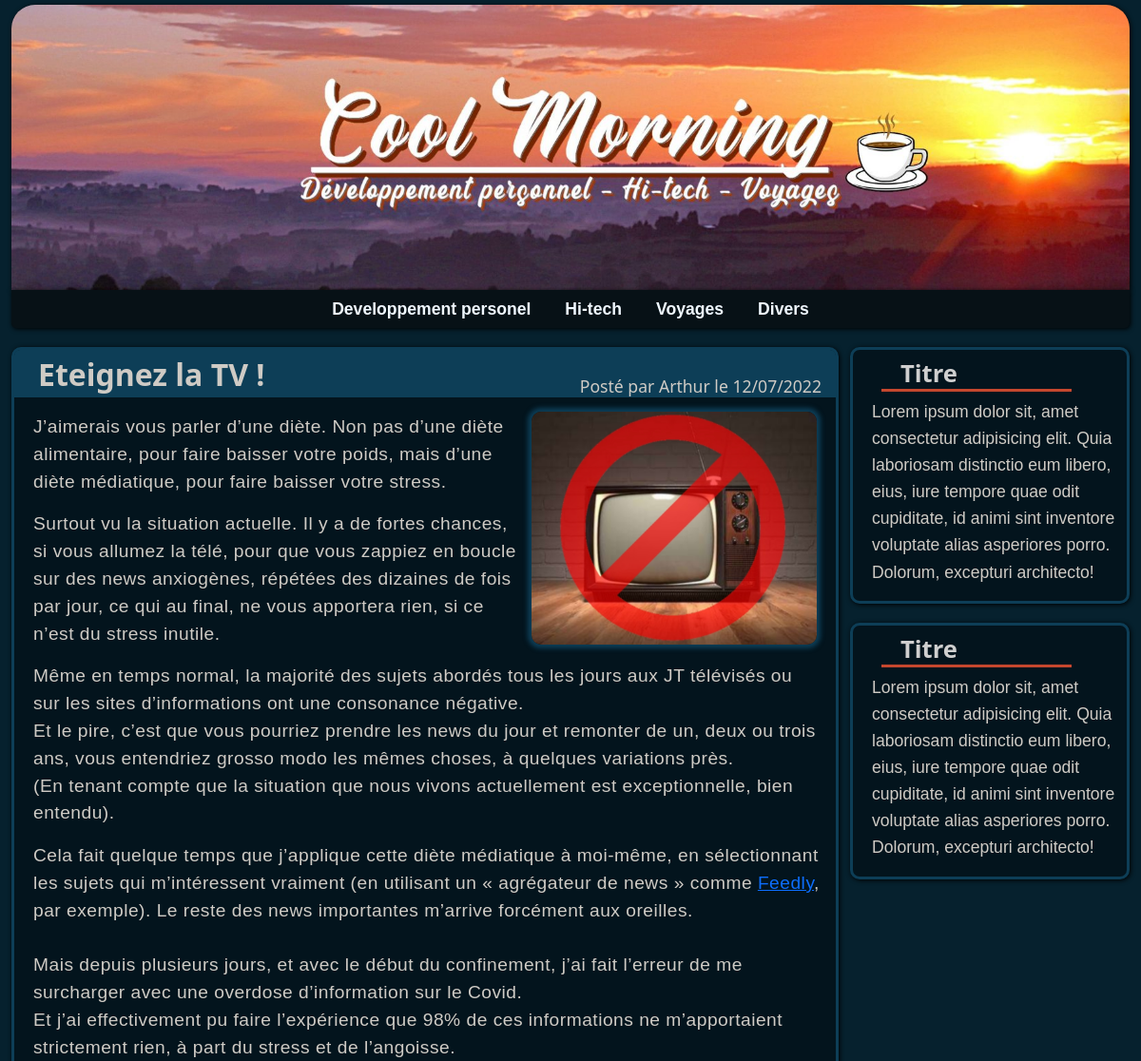
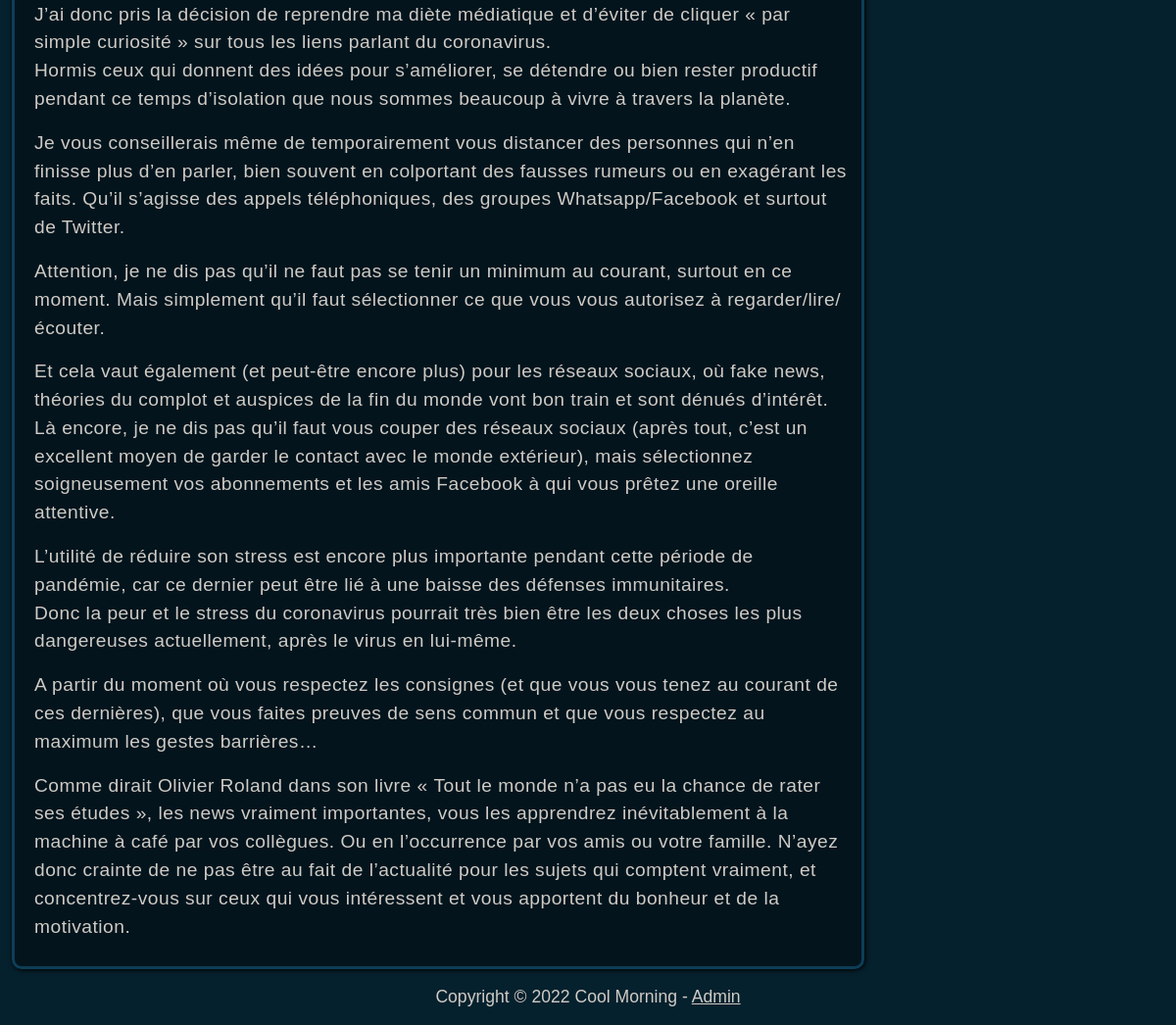
The app's page /article?id=1 with its own data (2 pictures, top to bottom).
### helpers.py (models this page shows)
class Article(db.Model):
    id = db.Column(db.Integer, primary_key=True)
    title = db.Column(db.String(100), nullable=False)
    text = db.Column(db.Text, nullable=False)
    date = db.Column(db.DateTime, nullable=False)
    posted = db.Column(db.Boolean, nullable=False)
    author = db.Column(db.String(50), nullable=False)
    img = db.Column(db.String, nullable=False)

### application.py (the view)
@app.route("/article")
def article():
    article = Article.query.filter_by(id=request.args.get("id")).first()
    return render_template("display_article.html", article=article, Markup=Markup)

### templates/display_article.html
{% extends "layout.html" %}
{% block body %}
<div class="row">
    <div class="col-md-9">
        <div class="article">
            <div class="article-header">
                <h2>{{ article.title }}</h2>
                <p>Posté par {{ article.author }} le {{ article.date.strftime('%d/%m/%Y') }}</p>
            </div>
            <img src="{{ article.img }}" class="thumb">
            <div class="text">
                {{ Markup(article.text) }}
            </div>
        </div>
    </div>
    <div class="col-md-3">
        <div class="aside">
            <h2>Titre</h2>
            <p>Lorem ipsum dolor sit, amet consectetur adipisicing elit. Quia laboriosam distinctio eum libero, eius, iure tempore quae odit cupiditate, id animi sint inventore voluptate alias asperiores porro. Dolorum, excepturi architecto!</p>
        </div>
        <div class="aside">
            <h2>Titre</h2>
            <p>Lorem ipsum dolor sit, amet consectetur adipisicing elit. Quia laboriosam distinctio eum libero, eius, iure tempore quae odit cupiditate, id animi sint inventore voluptate alias asperiores porro. Dolorum, excepturi architecto!</p>
        </div>
    </div>
</div>
{% endblock %}

### templates/layout.html (shortened to what this page needs)
<!doctype html>
<html lang="fr">
  <head>
    <link href="{{ url_for('static', filename='styles/bootstrap.min.css')}}" rel="stylesheet">
    <link href="{{ url_for('static', filename='styles/custom.css')}}" rel="stylesheet" type="text/css">
  </head>
  <body>
    <div class="container">
        <div class="p-5 new-header"></div>
        <ul class="list-inline nav">
            <div class="nav-block">
                <li class="list-inline-item"><a href="#">Developpement personel
                </a></li><li class="list-inline-item"><a href="#">Hi-tech
                </a></li><li class="list-inline-item"><a href="#">Voyages
                </a></li><li class="list-inline-item"><a href="#">Divers
                </a></li>
            </div>
        </ul>
        <div class="container">
            {% block body %}{% endblock %}
        </div>
        <div class="container">
            <footer>Copyright &copy; 2022 Cool Morning - <a href="#">Admin</a></footer>
        </div>
    </div>
  </body>
</html>

### static/styles/custom.css (style rules this page uses)
.container { max-width: 1700px; }
body { background-color: #06212e; font-family: Verdana, Arial, Tahoma, Serif; color: #cfcbc5; }
.new-header { background-image: url("../img/bg.jpg"); background-position: center; background-repeat: no-repeat; background-size: cover; height: 300px; border-radius: 25px 25px 0px 0px; margin-top: 5px; box-shadow: 1px 1px 5px black; }
.nav { background-color: #071116; height: 40px; text-align: center; border-radius: 0px 0px 5px 5px; box-shadow: 1px 1px 5px black; }
.nav-block { width: 650px; margin: auto; }
.nav .list-inline-item { margin-right: 18px; margin-left: 18px; }
.nav a { color: aliceblue; font-weight: bold; padding: 0; font-size: 1.1em; text-decoration: none; }
.article-header { background-color: #0d3e57; height: 40px; border-radius: 6px 6px 0px 0px; padding-left: 25px; height: 50px; }
.article-header h2 { font-family: Candara, Calibri, Segoe, Segoe UI, Optima, Arial, sans-serif; position: absolute; margin-top: 7px; font-weight: bolder; display: inline; }
.article-header p { font-family: Candara, Calibri, Segoe, Segoe UI, Optima, Arial, sans-serif; color: #cfcbc5; display: inline; float: right; font-size: 1.1em; padding-top: 25px; padding-right: 15px; margin-bottom: -2px; }
.aside h2 { color: #cfcfcf; Font-family: Candara, Calibri, Segoe, Segoe UI, Optima, Arial, sans-serif; font-weight: bolder; border-bottom: 3px solid #c5472e; width: 200px; margin: 10px 0px 0px 30px; padding-left: 20px; font-size: 1.6em; }
.article .thumb { margin: 15px 20px 3px 10px; float: right; border-radius: 10px; width: 300px; height: 245px; object-fit: cover; box-shadow: 0px 0px 5px 4px #0d3e57; }
.article .text { font-size: 1.2em; padding: 17px 15px 10px 20px; letter-spacing: 0.5px; }
.aside p { font-size: 1.1em; padding: 7px 10px 0px 20px; line-height: 1.6em; }
.article { min-height: 350px; }
.article, .aside { box-sizing: border-box; background-color: #03141d; margin-top: 20px; border-radius: 10px; border: #0d3e57 solid; box-shadow: 1px 1px 5px black; }
.col-md-3 { padding:0; }
.col-md-9 { padding-left:0; }
footer { font-size: 1.1em; text-align: center; margin: 15px; }
footer a { color: #cfcbc5; }

### records on screen
Article: title "Eteignez la TV !", author "Arthur", date "12/07/2022", text "J’aimerais vous parler d’une diète. Non pas d’une diète alimentaire, pour faire baisser votre poids, mais d’une diète médiatique, pour faire baisser votre stress. Surtout vu la situation actuelle. Il y a de fortes chances, si vous allumez la télé, pour que vous zappiez en boucle sur des news anxiogènes, répétées des dizaines de fois par jour, ce qui au final, ne vous apportera rien, si ce n’est du stress inutile. Même en temps normal, la majorité des sujets abordés tous les jours aux JT télévisés ou sur les sites d’informations ont une consonance négative. Et le pire, c’est que vous pourriez prendre les news du jour et remonter de un, deux ou trois ans, vous entendriez grosso modo les mêmes…"
